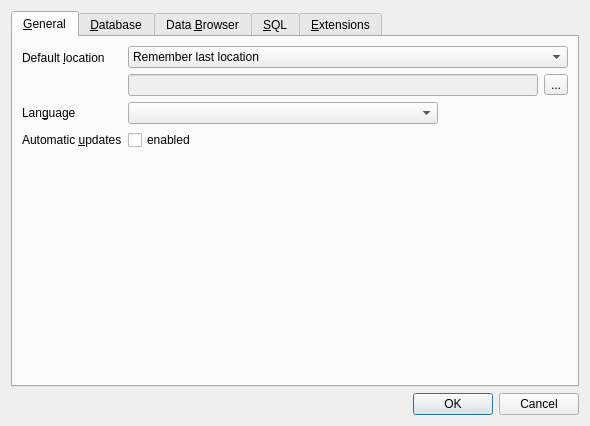
<?xml version="1.0" encoding="UTF-8"?>
<ui version="4.0">
 <class>PreferencesDialog</class>
 <widget class="QDialog" name="PreferencesDialog">
  <property name="geometry">
   <rect>
    <x>0</x>
    <y>0</y>
    <width>590</width>
    <height>426</height>
   </rect>
  </property>
  <property name="windowTitle">
   <string>Preferences</string>
  </property>
  <property name="modal">
   <bool>true</bool>
  </property>
  <layout class="QVBoxLayout" name="verticalLayout">
   <item>
    <widget class="QTabWidget" name="tabWidget">
     <property name="currentIndex">
      <number>0</number>
     </property>
     <widget class="QWidget" name="tab_4">
      <attribute name="title">
       <string>&amp;General</string>
      </attribute>
      <layout class="QFormLayout" name="formLayout_3">
       <item row="1" column="1">
        <layout class="QVBoxLayout" name="verticalLayout_6">
         <item>
          <widget class="QComboBox" name="comboDefaultLocation">
           <item>
            <property name="text">
             <string>Remember last location</string>
            </property>
           </item>
           <item>
            <property name="text">
             <string>Always use this location</string>
            </property>
           </item>
           <item>
            <property name="text">
             <string>Remember last location for session only</string>
            </property>
           </item>
          </widget>
         </item>
         <item>
          <layout class="QHBoxLayout" name="horizontalLayout">
           <item>
            <widget class="QLineEdit" name="locationEdit">
             <property name="enabled">
              <bool>false</bool>
             </property>
             <property name="sizePolicy">
              <sizepolicy hsizetype="Expanding" vsizetype="Fixed">
               <horstretch>0</horstretch>
               <verstretch>0</verstretch>
              </sizepolicy>
             </property>
             <property name="minimumSize">
              <size>
               <width>316</width>
               <height>0</height>
              </size>
             </property>
            </widget>
           </item>
           <item>
            <widget class="QToolButton" name="setLocationButton">
             <property name="text">
              <string>...</string>
             </property>
            </widget>
           </item>
          </layout>
         </item>
        </layout>
       </item>
       <item row="1" column="0">
        <widget class="QLabel" name="label_4">
         <property name="text">
          <string>Default &amp;location</string>
         </property>
         <property name="buddy">
          <cstring>locationEdit</cstring>
         </property>
        </widget>
       </item>
       <item row="2" column="0">
        <widget class="QLabel" name="label_9">
         <property name="text">
          <string>Lan&amp;guage</string>
         </property>
         <property name="buddy">
          <cstring>languageComboBox</cstring>
         </property>
        </widget>
       </item>
       <item row="2" column="1">
        <widget class="QComboBox" name="languageComboBox">
         <property name="sizePolicy">
          <sizepolicy hsizetype="Maximum" vsizetype="Fixed">
           <horstretch>0</horstretch>
           <verstretch>0</verstretch>
          </sizepolicy>
         </property>
         <property name="sizeAdjustPolicy">
          <enum>QComboBox::AdjustToContents</enum>
         </property>
         <property name="minimumContentsLength">
          <number>35</number>
         </property>
         <property name="iconSize">
          <size>
           <width>20</width>
           <height>15</height>
          </size>
         </property>
        </widget>
       </item>
       <item row="3" column="0">
        <widget class="QLabel" name="labelUpdates">
         <property name="text">
          <string>Automatic &amp;updates</string>
         </property>
         <property name="buddy">
          <cstring>checkUpdates</cstring>
         </property>
        </widget>
       </item>
       <item row="3" column="1">
        <widget class="QCheckBox" name="checkUpdates">
         <property name="text">
          <string>enabled</string>
         </property>
        </widget>
       </item>
      </layout>
     </widget>
     <widget class="QWidget" name="tab">
      <attribute name="title">
       <string>&amp;Database</string>
      </attribute>
      <layout class="QFormLayout" name="formLayout">
       <property name="fieldGrowthPolicy">
        <enum>QFormLayout::FieldsStayAtSizeHint</enum>
       </property>
       <property name="labelAlignment">
        <set>Qt::AlignRight|Qt::AlignTrailing|Qt::AlignVCenter</set>
       </property>
       <property name="formAlignment">
        <set>Qt::AlignHCenter|Qt::AlignTop</set>
       </property>
       <item row="0" column="0">
        <widget class="QLabel" name="label">
         <property name="text">
          <string>Database &amp;encoding</string>
         </property>
         <property name="buddy">
          <cstring>encodingComboBox</cstring>
         </property>
        </widget>
       </item>
       <item row="0" column="1">
        <widget class="QComboBox" name="encodingComboBox">
         <item>
          <property name="text">
           <string notr="true">UTF-8</string>
          </property>
         </item>
         <item>
          <property name="text">
           <string notr="true">UTF-16</string>
          </property>
         </item>
        </widget>
       </item>
       <item row="1" column="0">
        <widget class="QLabel" name="label_5">
         <property name="toolTip">
          <string>Open databases with foreign keys enabled.</string>
         </property>
         <property name="text">
          <string>&amp;Foreign keys</string>
         </property>
         <property name="buddy">
          <cstring>foreignKeysCheckBox</cstring>
         </property>
        </widget>
       </item>
       <item row="1" column="1">
        <widget class="QCheckBox" name="foreignKeysCheckBox">
         <property name="text">
          <string>enabled</string>
         </property>
        </widget>
       </item>
       <item row="2" column="0">
        <widget class="QLabel" name="label_8">
         <property name="text">
          <string>Remove line breaks in schema &amp;view</string>
         </property>
         <property name="buddy">
          <cstring>checkHideSchemaLinebreaks</cstring>
         </property>
        </widget>
       </item>
       <item row="2" column="1">
        <widget class="QCheckBox" name="checkHideSchemaLinebreaks"/>
       </item>
       <item row="3" column="0">
        <widget class="QLabel" name="label_2">
         <property name="text">
          <string>Prefetch block si&amp;ze</string>
         </property>
         <property name="buddy">
          <cstring>spinPrefetchSize</cstring>
         </property>
        </widget>
       </item>
       <item row="3" column="1">
        <widget class="QSpinBox" name="spinPrefetchSize">
         <property name="minimum">
          <number>255</number>
         </property>
         <property name="maximum">
          <number>1000000</number>
         </property>
        </widget>
       </item>
       <item row="4" column="1">
        <spacer name="horizontalSpacer_2">
         <property name="orientation">
          <enum>Qt::Horizontal</enum>
         </property>
         <property name="sizeHint" stdset="0">
          <size>
           <width>180</width>
           <height>20</height>
          </size>
         </property>
        </spacer>
       </item>
      </layout>
     </widget>
     <widget class="QWidget" name="tab_5">
      <attribute name="title">
       <string>Data &amp;Browser</string>
      </attribute>
      <layout class="QGridLayout" name="gridLayout_2">
       <item row="0" column="0" rowspan="2" colspan="2">
        <layout class="QVBoxLayout" name="verticalLayout_5">
         <item>
          <widget class="QGroupBox" name="groupBox_3">
           <property name="title">
            <string>Font</string>
           </property>
           <layout class="QFormLayout" name="formLayout_4">
            <item row="0" column="0">
             <widget class="QLabel" name="label_11">
              <property name="text">
               <string>&amp;Font</string>
              </property>
              <property name="buddy">
               <cstring>comboDataBrowserFont</cstring>
              </property>
             </widget>
            </item>
            <item row="0" column="1">
             <widget class="QFontComboBox" name="comboDataBrowserFont"/>
            </item>
            <item row="1" column="0">
             <widget class="QLabel" name="label_17">
              <property name="text">
               <string>Font si&amp;ze:</string>
              </property>
              <property name="buddy">
               <cstring>spinDataBrowserFontSize</cstring>
              </property>
             </widget>
            </item>
            <item row="1" column="1">
             <widget class="QSpinBox" name="spinDataBrowserFontSize"/>
            </item>
           </layout>
          </widget>
         </item>
         <item>
          <widget class="QGroupBox" name="groupBox">
           <property name="title">
            <string>NULL fields</string>
           </property>
           <layout class="QFormLayout" name="gridLayout">
            <item row="0" column="1">
             <widget class="QLineEdit" name="txtNull">
              <property name="text">
               <string notr="true"/>
              </property>
              <property name="maxLength">
               <number>15</number>
              </property>
              <property name="alignment">
               <set>Qt::AlignCenter</set>
              </property>
             </widget>
            </item>
            <item row="0" column="0">
             <widget class="QLabel" name="label_12">
              <property name="text">
               <string>&amp;Text</string>
              </property>
              <property name="alignment">
               <set>Qt::AlignRight|Qt::AlignTrailing|Qt::AlignVCenter</set>
              </property>
              <property name="buddy">
               <cstring>txtNull</cstring>
              </property>
             </widget>
            </item>
           </layout>
          </widget>
         </item>
         <item>
          <widget class="QGroupBox" name="groupBox_2">
           <property name="title">
            <string>Field colors</string>
           </property>
           <layout class="QGridLayout" name="gridLayout_3">
            <item row="2" column="0">
             <widget class="QLabel" name="lb_null">
              <property name="text">
               <string>NULL</string>
              </property>
              <property name="alignment">
               <set>Qt::AlignLeading|Qt::AlignLeft|Qt::AlignVCenter</set>
              </property>
             </widget>
            </item>
            <item row="4" column="0">
             <widget class="QLabel" name="lb_regular">
              <property name="text">
               <string>Regular</string>
              </property>
              <property name="alignment">
               <set>Qt::AlignLeading|Qt::AlignLeft|Qt::AlignVCenter</set>
              </property>
             </widget>
            </item>
            <item row="0" column="0">
             <widget class="QLabel" name="label_16">
              <property name="text">
               <string/>
              </property>
             </widget>
            </item>
            <item row="4" column="1">
             <widget class="QFrame" name="fr_reg_fg">
              <property name="focusPolicy">
               <enum>Qt::StrongFocus</enum>
              </property>
              <property name="autoFillBackground">
               <bool>true</bool>
              </property>
              <property name="frameShape">
               <enum>QFrame::StyledPanel</enum>
              </property>
              <property name="frameShadow">
               <enum>QFrame::Raised</enum>
              </property>
             </widget>
            </item>
            <item row="0" column="1">
             <widget class="QLabel" name="lb_text">
              <property name="text">
               <string>Text</string>
              </property>
              <property name="alignment">
               <set>Qt::AlignCenter</set>
              </property>
             </widget>
            </item>
            <item row="3" column="0">
             <widget class="QLabel" name="lb_binary">
              <property name="text">
               <string>Binary</string>
              </property>
              <property name="alignment">
               <set>Qt::AlignLeading|Qt::AlignLeft|Qt::AlignVCenter</set>
              </property>
             </widget>
            </item>
            <item row="2" column="1">
             <widget class="QFrame" name="fr_null_fg">
              <property name="focusPolicy">
               <enum>Qt::StrongFocus</enum>
              </property>
              <property name="autoFillBackground">
               <bool>true</bool>
              </property>
              <property name="frameShape">
               <enum>QFrame::StyledPanel</enum>
              </property>
              <property name="frameShadow">
               <enum>QFrame::Raised</enum>
              </property>
             </widget>
            </item>
            <item row="0" column="2">
             <widget class="QLabel" name="lb_background">
              <property name="text">
               <string>Background</string>
              </property>
              <property name="alignment">
               <set>Qt::AlignCenter</set>
              </property>
             </widget>
            </item>
            <item row="3" column="1">
             <widget class="QFrame" name="fr_bin_fg">
              <property name="focusPolicy">
               <enum>Qt::StrongFocus</enum>
              </property>
              <property name="autoFillBackground">
               <bool>true</bool>
              </property>
              <property name="frameShape">
               <enum>QFrame::StyledPanel</enum>
              </property>
              <property name="frameShadow">
               <enum>QFrame::Raised</enum>
              </property>
             </widget>
            </item>
            <item row="2" column="2">
             <widget class="QFrame" name="fr_null_bg">
              <property name="focusPolicy">
               <enum>Qt::StrongFocus</enum>
              </property>
              <property name="autoFillBackground">
               <bool>true</bool>
              </property>
              <property name="frameShape">
               <enum>QFrame::StyledPanel</enum>
              </property>
              <property name="frameShadow">
               <enum>QFrame::Raised</enum>
              </property>
             </widget>
            </item>
            <item row="3" column="2">
             <widget class="QFrame" name="fr_bin_bg">
              <property name="focusPolicy">
               <enum>Qt::StrongFocus</enum>
              </property>
              <property name="autoFillBackground">
               <bool>true</bool>
              </property>
              <property name="frameShape">
               <enum>QFrame::StyledPanel</enum>
              </property>
              <property name="frameShadow">
               <enum>QFrame::Raised</enum>
              </property>
             </widget>
            </item>
            <item row="4" column="2">
             <widget class="QFrame" name="fr_reg_bg">
              <property name="focusPolicy">
               <enum>Qt::StrongFocus</enum>
              </property>
              <property name="autoFillBackground">
               <bool>true</bool>
              </property>
              <property name="frameShape">
               <enum>QFrame::StyledPanel</enum>
              </property>
              <property name="frameShadow">
               <enum>QFrame::Raised</enum>
              </property>
             </widget>
            </item>
           </layout>
          </widget>
         </item>
        </layout>
       </item>
      </layout>
     </widget>
     <widget class="QWidget" name="tab_2">
      <attribute name="title">
       <string>&amp;SQL</string>
      </attribute>
      <layout class="QVBoxLayout" name="verticalLayout_4">
       <item>
        <widget class="QTreeWidget" name="treeSyntaxHighlighting">
         <property name="showDropIndicator" stdset="0">
          <bool>false</bool>
         </property>
         <property name="rootIsDecorated">
          <bool>false</bool>
         </property>
         <column>
          <property name="text">
           <string>Settings name</string>
          </property>
         </column>
         <column>
          <property name="text">
           <string>Context</string>
          </property>
         </column>
         <column>
          <property name="text">
           <string>Colour</string>
          </property>
         </column>
         <column>
          <property name="text">
           <string>Bold</string>
          </property>
         </column>
         <column>
          <property name="text">
           <string>Italic</string>
          </property>
         </column>
         <column>
          <property name="text">
           <string>Underline</string>
          </property>
         </column>
         <item>
          <property name="text">
           <string notr="true">keyword</string>
          </property>
          <property name="text">
           <string>Keyword</string>
          </property>
          <property name="text">
           <string/>
          </property>
          <property name="text">
           <string/>
          </property>
          <property name="text">
           <string/>
          </property>
          <property name="text">
           <string/>
          </property>
         </item>
         <item>
          <property name="text">
           <string>function</string>
          </property>
          <property name="text">
           <string>Function</string>
          </property>
         </item>
         <item>
          <property name="text">
           <string notr="true">table</string>
          </property>
          <property name="text">
           <string>Table</string>
          </property>
          <property name="text">
           <string/>
          </property>
          <property name="text">
           <string/>
          </property>
          <property name="text">
           <string/>
          </property>
          <property name="text">
           <string/>
          </property>
         </item>
         <item>
          <property name="text">
           <string notr="true">comment</string>
          </property>
          <property name="text">
           <string>Comment</string>
          </property>
          <property name="text">
           <string/>
          </property>
          <property name="text">
           <string/>
          </property>
          <property name="text">
           <string/>
          </property>
          <property name="text">
           <string/>
          </property>
         </item>
         <item>
          <property name="text">
           <string notr="true">identifier</string>
          </property>
          <property name="text">
           <string>Identifier</string>
          </property>
          <property name="text">
           <string/>
          </property>
          <property name="text">
           <string/>
          </property>
          <property name="text">
           <string/>
          </property>
          <property name="text">
           <string/>
          </property>
         </item>
         <item>
          <property name="text">
           <string notr="true">string</string>
          </property>
          <property name="text">
           <string>String</string>
          </property>
          <property name="text">
           <string/>
          </property>
          <property name="text">
           <string/>
          </property>
          <property name="text">
           <string/>
          </property>
          <property name="text">
           <string/>
          </property>
         </item>
         <item>
          <property name="text">
           <string>currentline</string>
          </property>
          <property name="text">
           <string>Current line</string>
          </property>
         </item>
        </widget>
       </item>
       <item>
        <layout class="QFormLayout" name="formLayout_2">
         <item row="1" column="0">
          <widget class="QLabel" name="label_6">
           <property name="text">
            <string>SQL &amp;editor font size</string>
           </property>
           <property name="buddy">
            <cstring>spinEditorFontSize</cstring>
           </property>
          </widget>
         </item>
         <item row="1" column="1">
          <widget class="QSpinBox" name="spinEditorFontSize">
           <property name="minimum">
            <number>1</number>
           </property>
          </widget>
         </item>
         <item row="2" column="0">
          <widget class="QLabel" name="label_7">
           <property name="text">
            <string>SQL &amp;log font size</string>
           </property>
           <property name="buddy">
            <cstring>spinLogFontSize</cstring>
           </property>
          </widget>
         </item>
         <item row="2" column="1">
          <widget class="QSpinBox" name="spinLogFontSize">
           <property name="minimum">
            <number>1</number>
           </property>
          </widget>
         </item>
         <item row="3" column="0">
          <widget class="QLabel" name="label_13">
           <property name="text">
            <string>Tab size</string>
           </property>
           <property name="buddy">
            <cstring>spinTabSize</cstring>
           </property>
          </widget>
         </item>
         <item row="3" column="1">
          <widget class="QSpinBox" name="spinTabSize">
           <property name="minimum">
            <number>1</number>
           </property>
           <property name="maximum">
            <number>16</number>
           </property>
           <property name="value">
            <number>4</number>
           </property>
          </widget>
         </item>
         <item row="0" column="0">
          <widget class="QLabel" name="label_14">
           <property name="text">
            <string>SQL editor &amp;font</string>
           </property>
           <property name="buddy">
            <cstring>comboEditorFont</cstring>
           </property>
          </widget>
         </item>
         <item row="0" column="1">
          <widget class="QFontComboBox" name="comboEditorFont"/>
         </item>
         <item row="4" column="0">
          <widget class="QLabel" name="label_15">
           <property name="text">
            <string>Error indicators</string>
           </property>
           <property name="buddy">
            <cstring>checkErrorIndicators</cstring>
           </property>
          </widget>
         </item>
         <item row="4" column="1">
          <widget class="QCheckBox" name="checkErrorIndicators">
           <property name="toolTip">
            <string>Enabling error indicators highlights the SQL code lines that caused errors during the last execution</string>
           </property>
           <property name="text">
            <string>enabled</string>
           </property>
          </widget>
         </item>
         <item row="5" column="0">
          <widget class="QLabel" name="label_10">
           <property name="text">
            <string>Hori&amp;zontal tiling</string>
           </property>
           <property name="buddy">
            <cstring>checkHorizontalTiling</cstring>
           </property>
          </widget>
         </item>
         <item row="5" column="1">
          <widget class="QCheckBox" name="checkHorizontalTiling">
           <property name="toolTip">
            <string>If enabled the SQL code editor and the result table view are shown side by side instead of one over the other.</string>
           </property>
           <property name="text">
            <string>enabled</string>
           </property>
          </widget>
         </item>
        </layout>
       </item>
      </layout>
     </widget>
     <widget class="QWidget" name="tab_3">
      <attribute name="title">
       <string>&amp;Extensions</string>
      </attribute>
      <layout class="QVBoxLayout" name="verticalLayout_3">
       <item>
        <widget class="QLabel" name="label_3">
         <property name="text">
          <string>Select extensions to load for every database:</string>
         </property>
        </widget>
       </item>
       <item>
        <layout class="QHBoxLayout" name="horizontalLayout_2">
         <item>
          <widget class="QListWidget" name="listExtensions">
           <property name="editTriggers">
            <set>QAbstractItemView::NoEditTriggers</set>
           </property>
           <property name="showDropIndicator" stdset="0">
            <bool>false</bool>
           </property>
          </widget>
         </item>
         <item>
          <layout class="QVBoxLayout" name="verticalLayout_2">
           <item>
            <widget class="QToolButton" name="buttonAddExtension">
             <property name="toolTip">
              <string>Add extension</string>
             </property>
             <property name="icon">
              <iconset resource="icons/icons.qrc">
               <normaloff>:/icons/load_extension</normaloff>:/icons/load_extension</iconset>
             </property>
            </widget>
           </item>
           <item>
            <widget class="QToolButton" name="buttonRemoveExtension">
             <property name="toolTip">
              <string>Remove extension</string>
             </property>
             <property name="icon">
              <iconset resource="icons/icons.qrc">
               <normaloff>:/icons/remove_extension</normaloff>:/icons/remove_extension</iconset>
             </property>
            </widget>
           </item>
           <item>
            <spacer name="verticalSpacer">
             <property name="orientation">
              <enum>Qt::Vertical</enum>
             </property>
             <property name="sizeHint" stdset="0">
              <size>
               <width>20</width>
               <height>40</height>
              </size>
             </property>
            </spacer>
           </item>
          </layout>
         </item>
        </layout>
       </item>
       <item>
        <widget class="QCheckBox" name="checkRegexDisabled">
         <property name="toolTip">
          <string>&lt;html&gt;&lt;head/&gt;&lt;body&gt;&lt;p&gt;While supporting the REGEXP operator SQLite doesn't implement any regular expression&lt;br/&gt;algorithm but calls back the running application. DB Browser for SQLite implements this&lt;br/&gt;algorithm for you to let you use REGEXP out of the box. However, as there are multiple possible&lt;br/&gt;implementations of this and you might want to use another one, you're free to disable the&lt;br/&gt;application's implementation and load your own by using an extension. Requires restart of the application.&lt;/p&gt;&lt;/body&gt;&lt;/html&gt;</string>
         </property>
         <property name="text">
          <string>Disable Regular Expression extension</string>
         </property>
        </widget>
       </item>
      </layout>
     </widget>
    </widget>
   </item>
   <item>
    <widget class="QDialogButtonBox" name="buttonBox">
     <property name="orientation">
      <enum>Qt::Horizontal</enum>
     </property>
     <property name="standardButtons">
      <set>QDialogButtonBox::Cancel|QDialogButtonBox::Ok</set>
     </property>
    </widget>
   </item>
  </layout>
 </widget>
 <tabstops>
  <tabstop>tabWidget</tabstop>
  <tabstop>comboDefaultLocation</tabstop>
  <tabstop>locationEdit</tabstop>
  <tabstop>setLocationButton</tabstop>
  <tabstop>languageComboBox</tabstop>
  <tabstop>checkUpdates</tabstop>
  <tabstop>encodingComboBox</tabstop>
  <tabstop>foreignKeysCheckBox</tabstop>
  <tabstop>checkHideSchemaLinebreaks</tabstop>
  <tabstop>spinPrefetchSize</tabstop>
  <tabstop>comboDataBrowserFont</tabstop>
  <tabstop>spinDataBrowserFontSize</tabstop>
  <tabstop>txtNull</tabstop>
  <tabstop>fr_null_fg</tabstop>
  <tabstop>fr_null_bg</tabstop>
  <tabstop>fr_bin_fg</tabstop>
  <tabstop>fr_bin_bg</tabstop>
  <tabstop>fr_reg_fg</tabstop>
  <tabstop>fr_reg_bg</tabstop>
  <tabstop>treeSyntaxHighlighting</tabstop>
  <tabstop>comboEditorFont</tabstop>
  <tabstop>spinEditorFontSize</tabstop>
  <tabstop>spinLogFontSize</tabstop>
  <tabstop>spinTabSize</tabstop>
  <tabstop>checkErrorIndicators</tabstop>
  <tabstop>checkHorizontalTiling</tabstop>
  <tabstop>listExtensions</tabstop>
  <tabstop>buttonAddExtension</tabstop>
  <tabstop>buttonRemoveExtension</tabstop>
  <tabstop>checkRegexDisabled</tabstop>
 </tabstops>
 <resources>
  <include location="icons/icons.qrc"/>
 </resources>
 <connections>
  <connection>
   <sender>buttonBox</sender>
   <signal>accepted()</signal>
   <receiver>PreferencesDialog</receiver>
   <slot>saveSettings()</slot>
   <hints>
    <hint type="sourcelabel">
     <x>269</x>
     <y>395</y>
    </hint>
    <hint type="destinationlabel">
     <x>155</x>
     <y>143</y>
    </hint>
   </hints>
  </connection>
  <connection>
   <sender>buttonBox</sender>
   <signal>rejected()</signal>
   <receiver>PreferencesDialog</receiver>
   <slot>reject()</slot>
   <hints>
    <hint type="sourcelabel">
     <x>337</x>
     <y>395</y>
    </hint>
    <hint type="destinationlabel">
     <x>286</x>
     <y>144</y>
    </hint>
   </hints>
  </connection>
  <connection>
   <sender>buttonAddExtension</sender>
   <signal>clicked()</signal>
   <receiver>PreferencesDialog</receiver>
   <slot>addExtension()</slot>
   <hints>
    <hint type="sourcelabel">
     <x>571</x>
     <y>103</y>
    </hint>
    <hint type="destinationlabel">
     <x>245</x>
     <y>137</y>
    </hint>
   </hints>
  </connection>
  <connection>
   <sender>buttonRemoveExtension</sender>
   <signal>clicked()</signal>
   <receiver>PreferencesDialog</receiver>
   <slot>removeExtension()</slot>
   <hints>
    <hint type="sourcelabel">
     <x>571</x>
     <y>141</y>
    </hint>
    <hint type="destinationlabel">
     <x>245</x>
     <y>137</y>
    </hint>
   </hints>
  </connection>
  <connection>
   <sender>treeSyntaxHighlighting</sender>
   <signal>itemDoubleClicked(QTreeWidgetItem*,int)</signal>
   <receiver>PreferencesDialog</receiver>
   <slot>showColourDialog(QTreeWidgetItem*,int)</slot>
   <hints>
    <hint type="sourcelabel">
     <x>111</x>
     <y>87</y>
    </hint>
    <hint type="destinationlabel">
     <x>395</x>
     <y>-1</y>
    </hint>
   </hints>
  </connection>
  <connection>
   <sender>setLocationButton</sender>
   <signal>clicked()</signal>
   <receiver>PreferencesDialog</receiver>
   <slot>chooseLocation()</slot>
   <hints>
    <hint type="sourcelabel">
     <x>567</x>
     <y>100</y>
    </hint>
    <hint type="destinationlabel">
     <x>294</x>
     <y>202</y>
    </hint>
   </hints>
  </connection>
 </connections>
 <slots>
  <slot>saveSettings()</slot>
  <slot>chooseLocation()</slot>
  <slot>showColourDialog(QTreeWidgetItem*,int)</slot>
  <slot>addExtension()</slot>
  <slot>removeExtension()</slot>
 </slots>
</ui>
